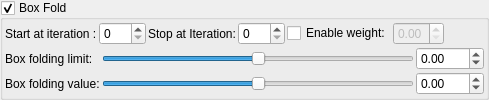
    <widget class="MyGroupBox" name="groupCheck_transform_box_fold1_enabled">
     <property name="title">
      <string>Box Fold  </string>
     </property>
     <property name="checkable">
      <bool>true</bool>
     </property>
     <layout class="QVBoxLayout" name="verticalLayout_10" stretch="0,0">
      <property name="spacing">
       <number>2</number>
      </property>
      <property name="leftMargin">
       <number>2</number>
      </property>
      <property name="topMargin">
       <number>2</number>
      </property>
      <property name="rightMargin">
       <number>2</number>
      </property>
      <property name="bottomMargin">
       <number>2</number>
      </property>
      <item>
       <layout class="QGridLayout" name="gridLayout_2">
        <property name="spacing">
         <number>2</number>
        </property>
        <item row="0" column="1">
         <widget class="MySpinBox" name="spinboxInt_transform_box_fold1_start_iterations">
          <property name="sizePolicy">
           <sizepolicy hsizetype="Minimum" vsizetype="Maximum">
            <horstretch>0</horstretch>
            <verstretch>0</verstretch>
           </sizepolicy>
          </property>
          <property name="minimum">
           <number>0</number>
          </property>
          <property name="maximum">
           <number>250</number>
          </property>
          <property name="value">
           <number>0</number>
          </property>
         </widget>
        </item>
        <item row="0" column="0">
         <widget class="QLabel" name="label_52">
          <property name="text">
           <string>Start at iteration :</string>
          </property>
         </widget>
        </item>
        <item row="0" column="5">
         <widget class="QCheckBox" name="checkBox_transform_box_fold1_weight_enabled">
          <property name="text">
           <string>Enable weight:</string>
          </property>
         </widget>
        </item>
        <item row="0" column="2">
         <widget class="QLabel" name="label_53">
          <property name="text">
           <string>Stop at Iteration:</string>
          </property>
         </widget>
        </item>
        <item row="0" column="8">
         <spacer name="horizontalSpacer_3">
          <property name="orientation">
           <enum>Qt::Horizontal</enum>
          </property>
          <property name="sizeHint" stdset="0">
           <size>
            <width>40</width>
            <height>20</height>
           </size>
          </property>
         </spacer>
        </item>
        <item row="0" column="3">
         <widget class="MySpinBox" name="spinboxInt_transform_box_fold1_stop_iterations">
          <property name="sizePolicy">
           <sizepolicy hsizetype="Minimum" vsizetype="Maximum">
            <horstretch>0</horstretch>
            <verstretch>0</verstretch>
           </sizepolicy>
          </property>
          <property name="maximum">
           <number>250</number>
          </property>
         </widget>
        </item>
        <item row="0" column="7">
         <widget class="MyDoubleSpinBox" name="spinbox_transform_box_fold1_weight">
          <property name="enabled">
           <bool>false</bool>
          </property>
          <property name="sizePolicy">
           <sizepolicy hsizetype="Minimum" vsizetype="Maximum">
            <horstretch>0</horstretch>
            <verstretch>0</verstretch>
           </sizepolicy>
          </property>
          <property name="decimals">
           <number>2</number>
          </property>
          <property name="minimum">
           <double>0.000000000000000</double>
          </property>
          <property name="maximum">
           <double>1.000000000000000</double>
          </property>
          <property name="singleStep">
           <double>0.100000000000000</double>
          </property>
         </widget>
        </item>
       </layout>
      </item>
      <item>
       <layout class="QGridLayout" name="gridLayout_12">
        <property name="spacing">
         <number>2</number>
        </property>
        <item row="0" column="0">
         <widget class="QLabel" name="label_54">
          <property name="text">
           <string>Box folding limit:</string>
          </property>
         </widget>
        </item>
        <item row="1" column="0">
         <widget class="QLabel" name="label_55">
          <property name="text">
           <string>Box folding value:</string>
          </property>
         </widget>
        </item>
        <item row="0" column="1">
         <widget class="QSlider" name="slider_transform_box_fold1_folding_limit">
          <property name="sizePolicy">
           <sizepolicy hsizetype="Expanding" vsizetype="Maximum">
            <horstretch>0</horstretch>
            <verstretch>0</verstretch>
           </sizepolicy>
          </property>
          <property name="minimum">
           <number>-10000</number>
          </property>
          <property name="maximum">
           <number>10000</number>
          </property>
          <property name="singleStep">
           <number>1</number>
          </property>
          <property name="orientation">
           <enum>Qt::Horizontal</enum>
          </property>
         </widget>
        </item>
        <item row="1" column="2">
         <widget class="MyDoubleSpinBox" name="spinbox_transform_box_fold1_folding_value">
          <property name="sizePolicy">
           <sizepolicy hsizetype="Minimum" vsizetype="Maximum">
            <horstretch>0</horstretch>
            <verstretch>0</verstretch>
           </sizepolicy>
          </property>
          <property name="prefix">
           <string/>
          </property>
          <property name="suffix">
           <string/>
          </property>
          <property name="decimals">
           <number>2</number>
          </property>
          <property name="minimum">
           <double>-100.000000000000000</double>
          </property>
          <property name="maximum">
           <double>100.000000000000000</double>
          </property>
          <property name="singleStep">
           <double>0.100000000000000</double>
          </property>
         </widget>
        </item>
        <item row="0" column="2">
         <widget class="MyDoubleSpinBox" name="spinbox_transform_box_fold1_folding_limit">
          <property name="sizePolicy">
           <sizepolicy hsizetype="Minimum" vsizetype="Maximum">
            <horstretch>0</horstretch>
            <verstretch>0</verstretch>
           </sizepolicy>
          </property>
          <property name="prefix">
           <string/>
          </property>
          <property name="suffix">
           <string/>
          </property>
          <property name="decimals">
           <number>2</number>
          </property>
          <property name="minimum">
           <double>-100.000000000000000</double>
          </property>
          <property name="maximum">
           <double>100.000000000000000</double>
          </property>
          <property name="singleStep">
           <double>0.100000000000000</double>
          </property>
         </widget>
        </item>
        <item row="1" column="1">
         <widget class="QSlider" name="slider_transform_box_fold1_folding_value">
          <property name="sizePolicy">
           <sizepolicy hsizetype="Expanding" vsizetype="Maximum">
            <horstretch>0</horstretch>
            <verstretch>0</verstretch>
           </sizepolicy>
          </property>
          <property name="minimum">
           <number>-10000</number>
          </property>
          <property name="maximum">
           <number>10000</number>
          </property>
          <property name="singleStep">
           <number>1</number>
          </property>
          <property name="orientation">
           <enum>Qt::Horizontal</enum>
          </property>
         </widget>
        </item>
       </layout>
      </item>
     </layout>
    </widget>
